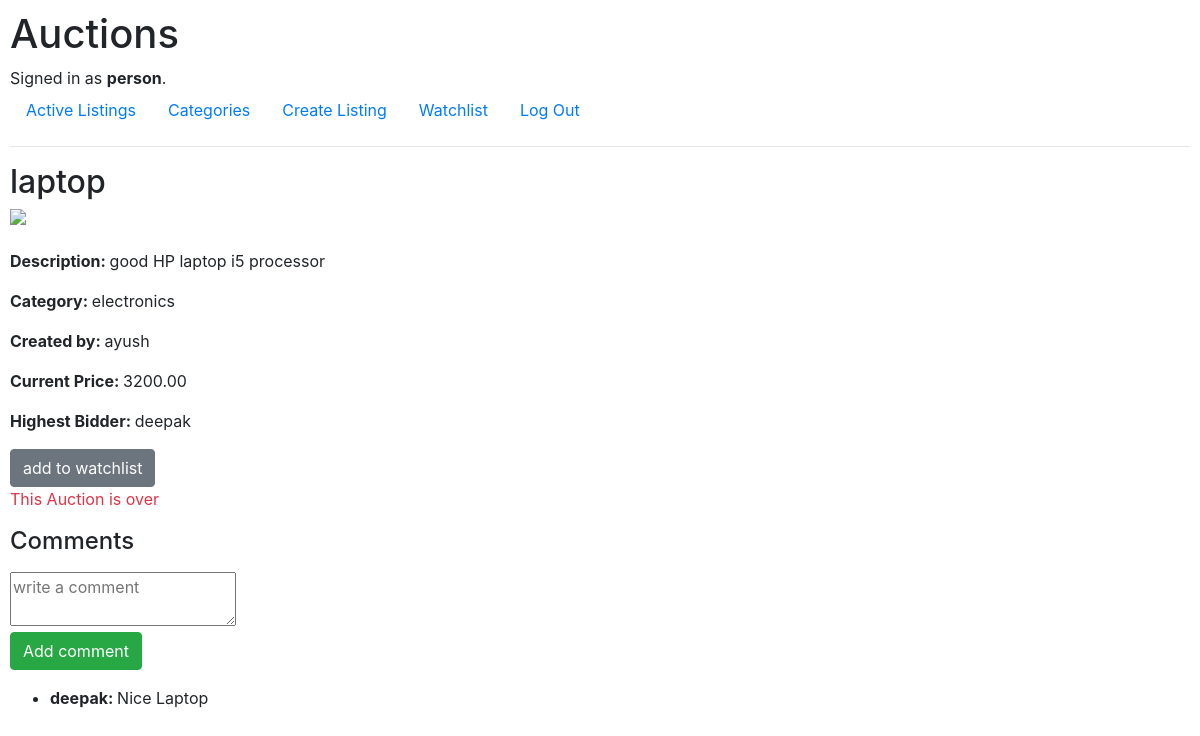
Page /listing/8 (signed in) on the committed database.
### auctions/models.py (models this page shows, shortened)
class User(AbstractUser):
    watchlist=models.ManyToManyField('Listing',blank=True,related_name="watchlisted_by")

class Listing(models.Model):
    title=models.CharField(max_length=60)
    description=models.TextField()
    starting_bid=models.DecimalField(max_digits=10, decimal_places=2)
    image_url=models.URLField(blank=True,null=True)
    category=models.CharField(max_length=60,blank=True,null=True)
    is_active=models.BooleanField(default=True)
    created_at=models.DateTimeField(auto_now_add=True)
    created_by=models.ForeignKey(User,on_delete=models.CASCADE,related_name='listings')
    @property
    def current_price(self):
        highest=self.bids.order_by('-amount').first()
        return highest.amount if highest else self.starting_bid

class Bid(models.Model):
    user=models.ForeignKey(User,on_delete=models.CASCADE)
    listing=models.ForeignKey('Listing',on_delete=models.CASCADE,related_name="bids")
    amount=models.DecimalField(max_digits=10,decimal_places=2)

class Comment(models.Model):
    user=models.ForeignKey(User,on_delete=models.CASCADE)
    listing=models.ForeignKey('Listing',on_delete=models.CASCADE,related_name="comments")
    content=models.TextField()
    created_at=models.DateTimeField(auto_now_add=True)

### auctions/views.py (the view, shortened to what this page needs)
# urls.py: path("listing/<int:listing_id>",views.listing,name="listing"),
def listing(request,listing_id):
    listing=get_object_or_404(Listing,pk=listing_id)
    user = request.user
    in_watchlist=user.is_authenticated and listing in user.watchlist.all()
    highest_bid=listing.bids.order_by("-amount").first()
    is_creator=listing.created_by == user
    winner=highest_bid.user if highest_bid else None
    is_winner=winner==user
    comments=listing.comments.all().order_by("-created_at")
    message=None
    message_type=None
    return render(request,"auctions/listing.html",{
        "listing":listing,
        "in_watchlist":in_watchlist,
        "highest_bid":highest_bid,
        "is_creator":is_creator,
        "winner":winner if not listing.is_active else None,
        "is_winner":is_winner,
        "comments":comments,
        "message":message,
        "message_type":message_type
    })

### auctions/templates/auctions/listing.html (shortened to what this page needs)
{% extends "auctions/layout.html" %}
{% block body %}
    <h2>{{ listing.title }}</h2>
    {% if listing.image_url %}
        <img src="{{ listing.image_url }}" style="height: 200px; object-fit: contain;" class="mb-4">
    {% endif %}
    <p><strong>Description: </strong>{{ listing.description }}</p>
    <p><strong>Category: </strong>{{ listing.category }}</p>
    <p><strong>Created by: </strong>{{ listing.created_by }}</p>
    <p><strong>Current Price: </strong>{{ listing.current_price }}</p>
    {% if highest_bid %}
        <p><strong>Highest Bidder: </strong>{{ highest_bid.user }}</p>
    {% endif %}
    {% if user.is_authenticated %}
        <form method="post">
            <button name="watchlist_toggle" class="btn btn-secondary">
                {% if in_watchlist %}remove from watch_list{% else %}add to watchlist{% endif %}
            </button>
        </form>
    {% endif %}
    {% if listing.is_active %}
        {% if user.is_authenticated and not is_creator %}
            <form method="post" class="mt-3">
                {% csrf_token %}
                <input type="number" name="bid" step="0.01" min="0" placeholder="your bid">
                <button name="place_bid" class="btn btn-primary">place bid</button>
            </form>
        {% endif %}
    {% else %}
            <p class="text-danger">This Auction is over</p>
    {% endif %}
    <h4>Comments</h4>
    {% if user.is_authenticated %}
            <form method="post" class="mt-3">
                <textarea name="comment" placeholder="write a comment"></textarea>
                <div>
                    <button name="comment_submit" class="btn btn-success">Add comment</button>
                </div>
            </form>
    {% endif %}
    <ul class="mt-3">
        {% for comment in comments %}
            <li><strong>{{ comment.user }}: </strong>{{ comment.content }}</li>
        {% empty %}
            <li>No comments yet</li>
        {% endfor %}
    </ul>
{% endblock %}

### auctions/templates/auctions/layout.html (shortened to what this page needs)
{% load static %}
<!DOCTYPE html>
<html lang="en">
    <head>
        <link rel="stylesheet" href="https://stackpath.bootstrapcdn.com/bootstrap/4.4.1/css/bootstrap.min.css">
        <link href="{% static 'auctions/styles.css' %}" rel="stylesheet">
    </head>
    <body>
        <h1>Auctions</h1>
        <div>
            {% if user.is_authenticated %}
                Signed in as <strong>{{ user.username }}</strong>.
                {% else %}
                Not signed in.
            {% endif %}
        </div>
        <ul class="nav">
            <li class="nav-item">
                <a class="nav-link" href="{% url 'index' %}">Active Listings</a>
            </li>
            <li>
                <a class="nav-link" href="{% url 'categories' %}">Categories</a>
            </li>
            {% if user.is_authenticated %}
                <li>
                    <a class="nav-link" href="{% url 'create' %}">Create Listing</a>
                </li>
                <li class="nav-item">
                    <a class="nav-link" href="{% url 'watchlist' user.id %}">Watchlist</a>
                </li>
                <li class="nav-item">
                    <a class="nav-link" href="{% url 'logout' %}">Log Out</a>
                </li>
            {% endif %}
        </ul>
        <hr>
        {% block body %}
        {% endblock %}
    </body>
</html>

### auctions/static/auctions/styles.css (style rules this page uses)
body { padding: 10px; }

### rows in the picture
User: username "person"
Listing: title "laptop", description "good HP laptop i5 processor", category "electronics", created_by "ayush", current_price "3200.00"
Bid: user "deepak"
Comment: user "deepak", content "Nice Laptop"
